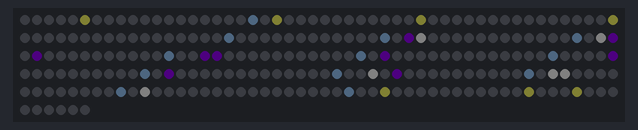
Recording of a program running on a simulated ESP8266 (NodeMCU). On the bench: 256 RGB LEDs in strip order, left to right, continuing on the next row. Dim RGB values are drawn brighter than linear; random numbers use the default seed unless the program sets one; the audio player accepts every command and is not drawn.

Above: at 6.45 s.
At 22.7 s:
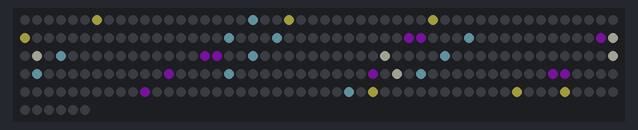

The program:

main.cpp
```cpp
#include <Adafruit_NeoPixel.h>
#include <SoftwareSerial.h>
#include <DFRobotDFPlayerMini.h>
#include <iostream>

#define MATRIX_X 32 //width of the matrix
#define MATRIX_Y 8 //height of the matrix
#define MATRIX_UNITS MATRIX_X * MATRIX_Y
#define MATRIX_PIN D4 //pin of the matrix

#define PLAYER_PIN_TX D1
#define PLAYER_PIN_RX D2

#define FRAMES_NUM 8 //number of frames
#define FPS 6 //speed of the animation in Frames Per Second
#define FPS_PER_FRAME_RATIO 1 //ratio between fps and frame duration; 1 is exactly fps, 2 is 2 times fps, etc; bigger or equal 1 (useful for asynchronous effects during the animation)
#define CYCLEDURATION (FPS_PER_FRAME_RATIO * FRAMES_NUM) / FPS //duration of one animation cycle in seconds
#define CURRENTFRAME intdiv(count, FPS_PER_FRAME_RATIO)

#define COLORBIN1 0xA717D7 //first color of a binary led
#define COLORBIN2 0xF4F4DF //second color of a binary led
#define COLORA 0x8BD3E6 //color of A-led
#define COLORB 0xF6EB61 //color of B-led
#define COLORC 0x000000 //color of C-led

const String mtxinput =
"0000 0000 0000 0000 0000 0000 0000 0000 "
"0000 0002 2000 2200 0220 0222 0000 0000 "
"0000 0A02 0202 0020 2000 0200 0A00 0000 "
"00AA A002 2002 0020 0220 0222 00AA A000 "
"0000 0A02 0202 0020 0002 0200 0A00 0000 "
"B0B0 0002 0200 2200 0220 0222 000B 0B00 "
"0B0B 0000 0000 0000 0000 0000 0000 B0B0 "
"0000 000A 0A0A 0A0A 0A0A 0A0A 0000 0000 "

"0000 0000 0000 0000 0000 0000 0000 0000 "
"0000 0002 2000 2200 0220 0222 0000 0000 "
"0000 0A02 0202 0020 2000 0200 0A00 0000 "
"00AA A002 2002 0020 0220 0222 00AA A000 "
"0000 0A02 0202 0020 0002 0200 0A00 0000 "
"B0B0 0002 0200 2200 0220 0222 000B 0B00 "
"0B0B 0000 0000 0000 0000 0000 0000 B0B0 "
"0000 0000 A0A0 A0A0 A0A0 A0A0 0000 0000 "

"0000 0000 0000 0000 0000 0000 0000 0000 "
"0000 0002 2000 2200 0220 0222 0000 0000 "
"0000 0A02 0202 0020 2000 0200 0A00 0000 "
"00AA A002 2002 0020 0220 0222 00AA A000 "
"0000 0A02 0202 0020 0002 0200 0A00 0000 "
"B0B0 0002 0200 2200 0220 0222 000B 0B00 "
"0B0B 0000 0000 0000 0000 0000 0000 B0B0 "
"0000 000A 0A0A 0A0A 0A0A 0A0A 0000 0000 "

"0000 0000 0000 0000 0000 0000 0000 0000 "
"0000 0002 2000 2200 0220 0222 0000 0000 "
"0000 0A02 0202 0020 2000 0200 0A00 0000 "
"00AA A002 2002 0020 0220 0222 00AA A000 "
"0000 0A02 0202 0020 0002 0200 0A00 0000 "
"B0B0 0002 0200 2200 0220 0222 000B 0B00 "
"0B0B 0000 0000 0000 0000 0000 0000 B0B0 "
"0000 0000 A0A0 A0A0 A0A0 A0A0 0000 0000 "

"0000 0000 0000 0000 0000 0000 0000 0000 "
"0000 0002 2000 2200 0220 0222 0000 0000 "
"0000 0A02 0202 0020 2000 0200 0A00 0000 "
"00AA A002 2002 0020 0220 0222 00AA A000 "
"0000 0A02 0202 0020 0002 0200 0A00 0000 "
"0B0B 0002 0200 2200 0220 0222 0000 B0B0 "
"B0B0 0000 0000 0000 0000 0000 000B 0B00 "
"0000 000A 0A0A 0A0A 0A0A 0A0A 0000 0000 "

"0000 0000 0000 0000 0000 0000 0000 0000 "
"0000 0002 2000 2200 0220 0222 0000 0000 "
"0000 0A02 0202 0020 2000 0200 0A00 0000 "
"00AA A002 2002 0020 0220 0222 00AA A000 "
"0000 0A02 0202 0020 0002 0200 0A00 0000 "
"0B0B 0002 0200 2200 0220 0222 0000 B0B0 "
"B0B0 0000 0000 0000 0000 0000 000B 0B00 "
"0000 0000 A0A0 A0A0 A0A0 A0A0 0000 0000 "

"0000 0000 0000 0000 0000 0000 0000 0000 "
"0000 0002 2000 2200 0220 0222 0000 0000 "
"0000 0A02 0202 0020 2000 0200 0A00 0000 "
"00AA A002 2002 0020 0220 0222 00AA A000 "
"0000 0A02 0202 0020 0002 0200 0A00 0000 "
"0B0B 0002 0200 2200 0220 0222 0000 B0B0 "
"B0B0 0000 0000 0000 0000 0000 000B 0B00 "
"0000 000A 0A0A 0A0A 0A0A 0A0A 0000 0000 "

"0000 0000 0000 0000 0000 0000 0000 0000 "
"0000 0002 2000 2200 0220 0222 0000 0000 "
"0000 0A02 0202 0020 2000 0200 0A00 0000 "
"00AA A002 2002 0020 0220 0222 00AA A000 "
"0000 0A02 0202 0020 0002 0200 0A00 0000 "
"0B0B 0002 0200 2200 0220 0222 0000 B0B0 "
"B0B0 0000 0000 0000 0000 0000 000B 0B00 "
"0000 0000 A0A0 A0A0 A0A0 A0A0 0000 0000 ";

char ledmatrix[FRAMES_NUM][MATRIX_UNITS];
Adafruit_NeoPixel matrix(MATRIX_UNITS, MATRIX_PIN, NEO_GRB + NEO_KHZ800);
SoftwareSerial playerSerial(PLAYER_PIN_RX, PLAYER_PIN_TX);
DFRobotDFPlayerMini player;
int count = 0;
double elapsedTime = 0;

void setup() {

  Serial.begin(9600);
  playerSerial.begin(9600);

  delay(250);

  String mtxInputBuffer = mtxinput;

  mtxInputBuffer.replace(" ", "");

  int frameIndex = 0;
  int pixelIndex = 0;
  for (unsigned int i = 0; i < mtxInputBuffer.length(); i++) {

    char c = mtxInputBuffer.charAt(i);

    if (pixelIndex > MATRIX_UNITS - 1) {

      pixelIndex = 0;
      frameIndex++;

    }

    ledmatrix[frameIndex][pixelIndex] = c;

    pixelIndex++;

  }

  matrix.begin();
  matrix.setBrightness(20);
  matrix.show();

  player.begin(playerSerial);
  player.volume(20);
  player.play(1);

}

int intdiv(int divident, int divisor) {

  return (int)(divident / divisor);

}

int matrixRotate(int x) {

  int line = intdiv(x, MATRIX_X);
  int row = x % MATRIX_X;
  int y = (MATRIX_Y * row) + line;
  if (row % 2) {
    return y + ((MATRIX_X - 1) - (line * 2));
  } else {
    return y;
  }

}

void lightUp(int frame) {

  matrix.clear();

  for (int i = 0; i < MATRIX_UNITS; i++) {

    char matval = ledmatrix[frame][i];
    uint32_t color = 0;
    switch (matval) {
      case '0': color = 0x000000; break;
      case '1': color = 0xFFFFFF; break;
      case '2': color = rand() % 2 ? COLORBIN1 : COLORBIN2; break;
      case 'A': color = COLORA; break;
      case 'B': color = COLORB; break;
      case 'C': color = COLORC; break;
    }
    matrix.setPixelColor(matrixRotate(i), color);

  }

  matrix.show();

}

void nextFrame() {
  lightUp(CURRENTFRAME);
}

int clamp(int value, int min, int max) {
  return value > max ? max : value < min ? min : value;
}

void animation() {

  if (elapsedTime >= 5) {

    if (elapsedTime <= 5.2) {
      matrix.setBrightness(0);
    } else if (elapsedTime >= 20) {
      matrix.setBrightness(clamp(matrix.getBrightness() - 5, 0, 60));
    } else {
      matrix.setBrightness(clamp(matrix.getBrightness() + 5, 0, 60));
    }

    nextFrame();

  } else {

    matrix.clear();
    matrix.show();

  }

}

void loop() {

  animation();

  delay(1000 / FPS);

  elapsedTime += (1000 / FPS) * 0.001f;

  count++;
  if (count == FPS_PER_FRAME_RATIO * FRAMES_NUM) {

    count = 0;

  }

}
```
